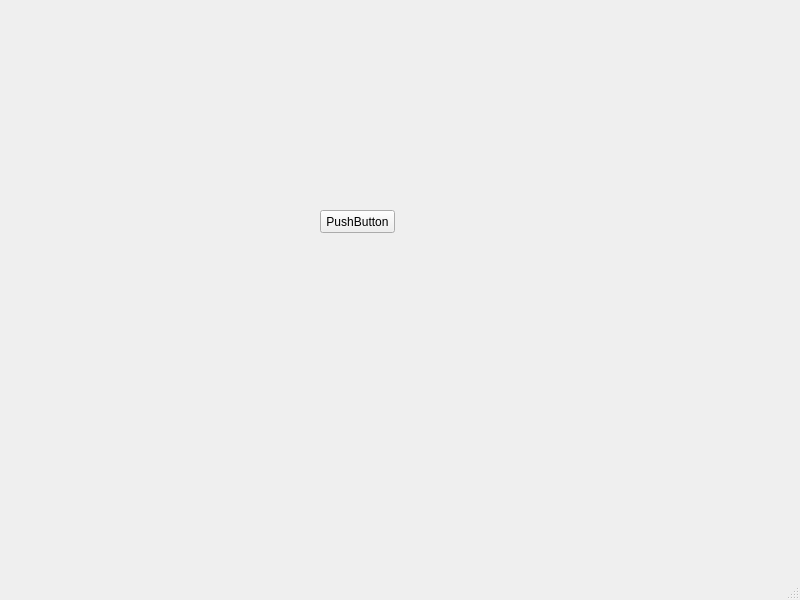
<?xml version="1.0" encoding="UTF-8"?>
<ui version="4.0">
 <class>MainWindow</class>
 <widget class="QMainWindow" name="MainWindow">
  <property name="geometry">
   <rect>
    <x>0</x>
    <y>0</y>
    <width>800</width>
    <height>600</height>
   </rect>
  </property>
  <property name="windowTitle">
   <string>MainWindow</string>
  </property>
  <widget class="QWidget" name="centralwidget">
   <widget class="QPushButton" name="pushButton">
    <property name="geometry">
     <rect>
      <x>320</x>
      <y>210</y>
      <width>75</width>
      <height>23</height>
     </rect>
    </property>
    <property name="text">
     <string>PushButton</string>
    </property>
   </widget>
  </widget>
  <widget class="QMenuBar" name="menubar">
   <property name="geometry">
    <rect>
     <x>0</x>
     <y>0</y>
     <width>800</width>
     <height>21</height>
    </rect>
   </property>
  </widget>
  <widget class="QStatusBar" name="statusbar"/>
 </widget>
 <resources/>
 <connections/>
</ui>
